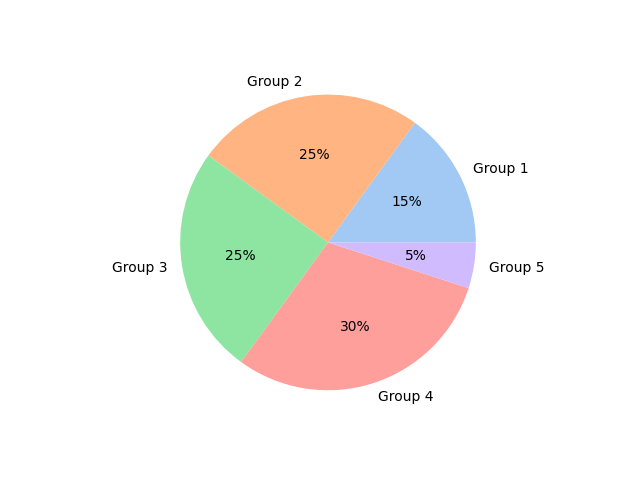

Generate this figure with Python:
import matplotlib.pyplot as plt
import seaborn as sns

data = [15, 25, 25, 30, 5]
labels = ["Group 1", "Group 2", "Group 3", "Group 4", "Group 5"]

colors = sns.color_palette("pastel")[0 : len(labels)]

plt.pie(data, labels=labels, colors=colors, autopct="%.0f%%")
plt.savefig("simple_pie_chart.png")
